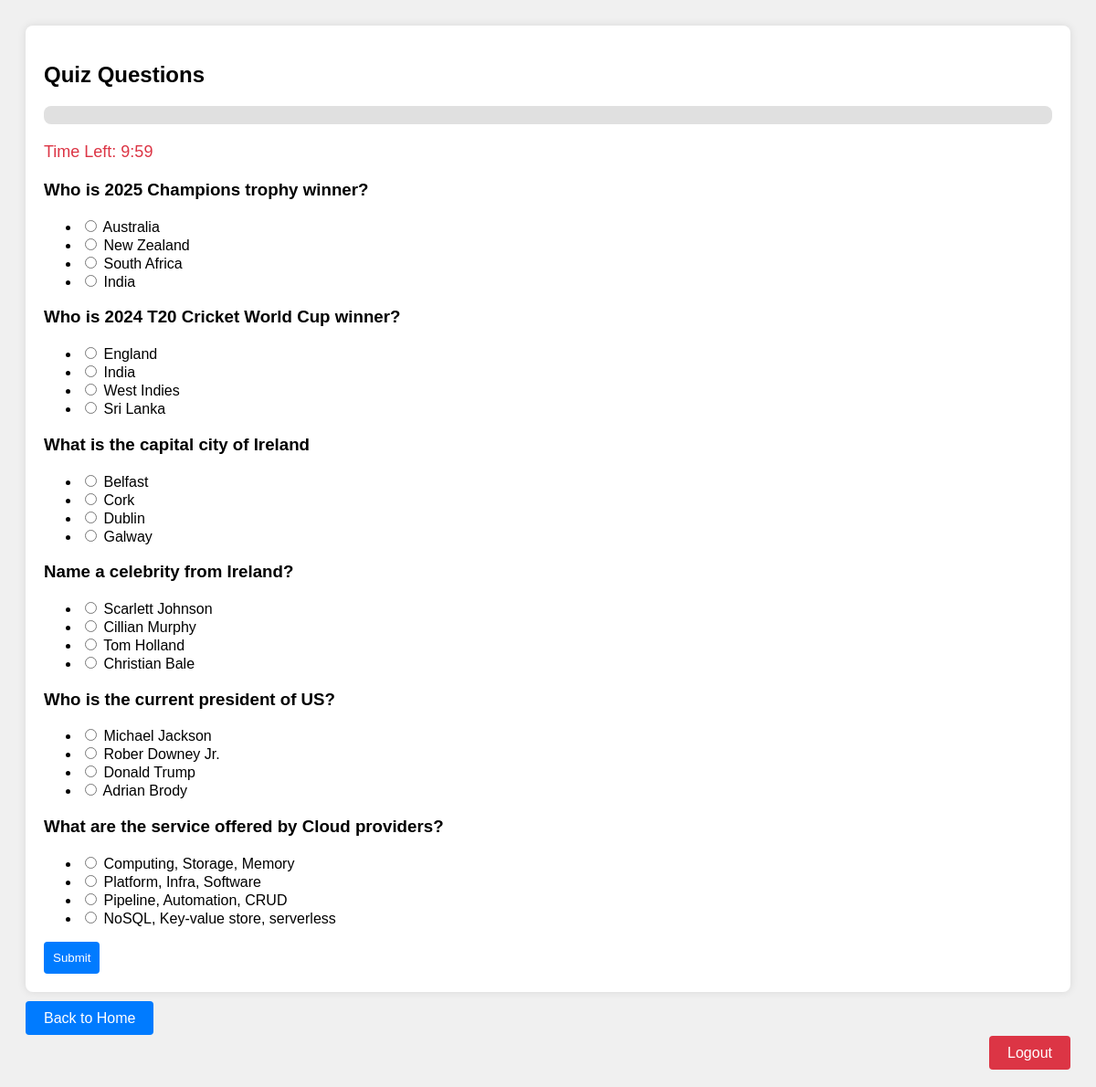
The app's page /quiz_page/ (signed in) with its own data.
### quiz/models.py (models this page shows, shortened)
class Question(models.Model):
    text = models.CharField(max_length=255)
    DIFFICULTY_CHOICES = (
        ('easy', 'Easy'),
        ('medium', 'Medium'),
        ('hard', 'Hard'),
    )
    difficulty = models.CharField(max_length=10, choices=DIFFICULTY_CHOICES, default='medium')
    created_at = models.DateTimeField(auto_now_add=True)
    updated_at = models.DateTimeField(auto_now=True)

class Choice(models.Model):
    question = models.ForeignKey(Question, on_delete=models.CASCADE, related_name='choices')
    text = models.CharField(max_length=255)
    is_correct = models.BooleanField(default=False)

### quiz/views.py (the view)
# urls.py: path('quiz_page/', views.quiz_page, name='quiz_page'),  # Updated from take_quiz
@login_required
def quiz_page(request):
    questions = Question.objects.all()
    return render(request, 'quiz_page.html', {'questions': questions, 'user_type': request.user.user_type})

### quiz/templates/quiz_page.html (shortened to what this page needs)
<!DOCTYPE html>
<html lang="en">
<head>
</head>
<body>
    <div class="quiz-container">
        <h2>Quiz Questions</h2>
        <div class="progress-container">
            <div class="progress-bar">
            </div>
        </div>
        <div class="timer" id="timer">Time Left: 10:00</div>
        <form method="POST" action="{% url 'quiz_result' %}">
            {% for question in questions %}
                <div>
                    <h3>{{ question.text }}</h3>
                    <ul>
                        {% for choice in question.choices.all %}
                            <li>
                                <input type="radio" name="question_{{ question.id }}" value="{{ choice.id }}" class="quiz-option">
                                {{ choice.text }}
                            </li>
                        {% endfor %}
                    </ul>
                </div>
            {% empty %}
                <p>No questions available.</p>
            {% endfor %}
            <button type="submit">Submit</button>
        </form>
    </div>
    <div class="back-button-container">
        <a href="{% url 'quiz_home' %}" class="back-button">Back to Home</a>
    </div>
    <div class="logout-container">
        <a href="{% url 'logout' %}" class="logout-button">Logout</a>
    </div>
</body>
</html>

### quiz/templates/quiz_page.html (style rules this page uses)
body { font-family: Arial, sans-serif; background-color: #f0f0f0; padding: 20px; }
.quiz-container { background-color: #fff; padding: 20px; border-radius: 8px; box-shadow: 0 0 10px rgba(0, 0, 0, 0.1); }
.quiz-container h2 { margin-bottom: 20px; }
.progress-container { margin-bottom: 20px; }
.progress-bar { width: 100%; background-color: #e0e0e0; border-radius: 8px; overflow: hidden; }
.timer { font-size: 18px; margin-bottom: 20px; color: #dc3545; }
.quiz-container form button { padding: 10px; background-color: #007BFF; color: #fff; border: none; border-radius: 4px; cursor: pointer; }
.back-button-container { text-align: left; margin-top: 20px; }
.back-button { padding: 10px 20px; background-color: #007BFF; color: white; text-decoration: none; border-radius: 4px; }
.logout-container { text-align: right; margin-top: 20px; }
.logout-button { padding: 10px 20px; background-color: #dc3545; color: white; text-decoration: none; border-radius: 4px; }

### records on screen
Question: text "Who is 2025 Champions trophy winner?"
Choice: text "Australia"
Choice: text "New Zealand"
Choice: text "South Africa"
Choice: text "India"
Question: text "Who is 2024 T20 Cricket World Cup winner?"
Choice: text "England"
Choice: text "India"
Choice: text "West Indies"
Choice: text "Sri Lanka"
Question: text "What is the capital city of Ireland"
Choice: text "Belfast"
Choice: text "Cork"
Choice: text "Dublin"
Choice: text "Galway"
Question: text "Name a celebrity from Ireland?"
Choice: text "Scarlett Johnson"
Choice: text "Cillian Murphy"
Choice: text "Tom Holland"
Choice: text "Christian Bale"
Question: text "Who is the current president of US?"
Choice: text "Michael Jackson"
Choice: text "Rober Downey Jr."
Choice: text "Donald Trump"
Choice: text "Adrian Brody"
Question: text "What are the service offered by Cloud providers?"
Choice: text "Computing, Storage, Memory"
Choice: text "Platform, Infra, Software"
Choice: text "Pipeline, Automation, CRUD"
Choice: text "NoSQL, Key-value store, serverless"
